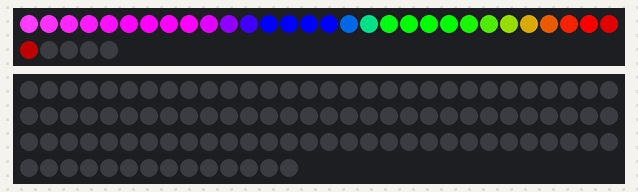
Bench run of a sketch on a simulated Arduino Uno, built with avr-gcc and run on an emulated ATmega328P. Parts: 35 RGB LEDs in strip order, left to right, continuing on the next row, 104 RGB LEDs in strip order, left to right, continuing on the next row.

Above: at 0.48 s.
At 1.47 s:
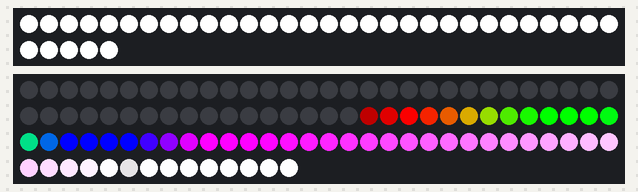
At 2.3 s:
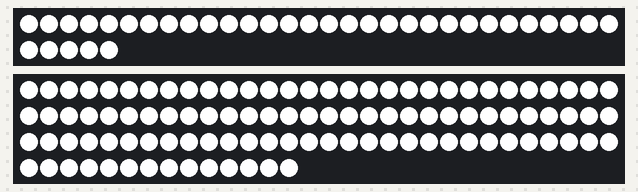

The sketch:

lights.ino
```cpp
#include "FastLED.h"

#define DATA_PIN1    8
#define DATA_PIN2    7

#define LED_TYPE    WS2812
#define COLOR_ORDER GRB

// 2 strips with an empty space between em
#define NUM_LEDS1   35
#define SKIP_LEDS   38
#define NUM_LEDS2   104


CRGB leds1[NUM_LEDS1];
CRGB leds2[NUM_LEDS2];

CLEDController *controllers[2];

void setup() {
  FastLED.setDither( 0 );
  controllers[0] = &FastLED.addLeds<WS2812, DATA_PIN1, GRB>(leds1, NUM_LEDS1);
  controllers[1] = &FastLED.addLeds<WS2812, DATA_PIN2, GRB>(leds2, NUM_LEDS2);

  memset(leds1, 0, NUM_LEDS1*sizeof(CRGB));
  memset(leds2, 0, NUM_LEDS1*sizeof(CRGB));
  FastLED.show();

  // tryin to fight some artifacts at power-up
  delay(100);
  FastLED.show();
}

DEFINE_GRADIENT_PALETTE( heatmap_gp ) {
  0,     0,  0,  0,
 10,   255,  0,  0,
 50,     0,255,  0,
 80,     0,  0,255,
120,   255,  0,255,
255,   255,255,255 };

CRGBPalette16 myPal = heatmap_gp;


void loop() {

  uint32_t t = millis();

  if( t < 60000 )
  {
    EVERY_N_MILLISECONDS(33) {

      const uint16_t totalPoints = NUM_LEDS1 + SKIP_LEDS + NUM_LEDS2;
      for( int16_t i = 0; i < totalPoints; i++){

        // ignore the gap
        if( i >= NUM_LEDS1 && i < NUM_LEDS1 + SKIP_LEDS )
          continue;

        // kinda 'wave'
        uint32_t phase = t / 2;
        uint16_t offset = i * 5;
        if( phase < offset )
          phase = 0;
        else
          phase -= offset;

        CRGB color(255,255,255);
        // don't draw at 0xFF cause FasLED blends between last and first???
        if( phase < 0xFA )
          color = ColorFromPalette(myPal, phase, 255);

        //
        if( i < NUM_LEDS1 )
          leds1[i] = color;
        else if( i >= NUM_LEDS1 + SKIP_LEDS ){
          int16_t l2idx = totalPoints - i - 1;
          leds2[l2idx] = color;
        }
      }
      controllers[0]->showLeds(255);
      controllers[1]->showLeds(255);
    }

  }
  else
  {
    // even if I failed something, it'll be fully lit after 1 minute
    for( int16_t i = 0; i < NUM_LEDS1; i++){
      leds1[i]=CRGB(255,255,255);
    }

    controllers[0]->showLeds(255);
    delay(1000);

    for( int16_t i = 0; i < NUM_LEDS2; i++){
      leds2[i]=CRGB(255,255,255);
    }
    controllers[1]->showLeds(255);
    delay(1000);
  }
}
```
